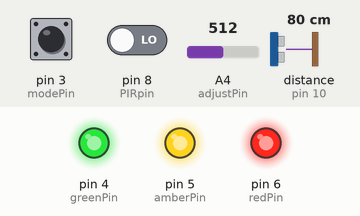
This sketch was run on a simulated Arduino Uno, built with avr-gcc and run on an emulated ATmega328P. Parts: output pins drawn as LEDs (lit = HIGH). The inputs (shaded band) are chosen by the test bench; at power-on: pin 8 (PIRpin) LOW, pin 3 (modePin) HIGH, A4 (adjustPin) = 512, distance to the obstacle (sensor on pin 10) 80 cm. The echo pulse lasts 58.3 µs per cm; pins used as bus, display or sensor lines are not drawn.

Above: at 6.2 s.
6.3 s: pin 8 (PIRpin) driven HIGH
At 7.5 s:
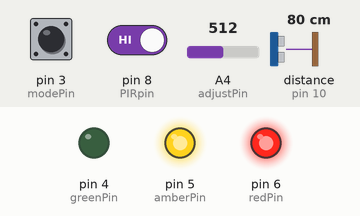
7.8 s: pin 3 (modePin) pulled LOW for 0.15 s
At 7.95 s:
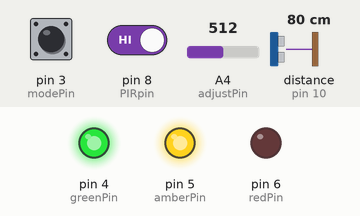
9.6 s: pin 3 (modePin) pulled LOW for 3.2 s
At 28.7 s:
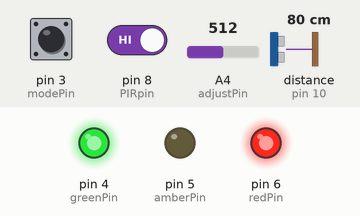
Timing chart, 0 to 59.4 s (numbered marks = the images above; inputs shaded):
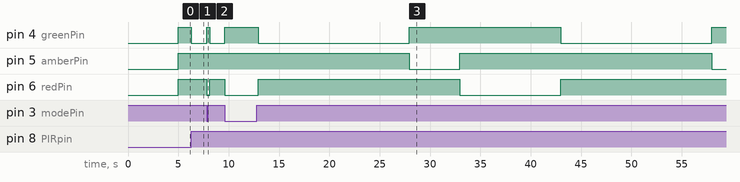

Measured:
- after the input at 6.3 s, pin 4 (greenPin): HIGH → LOW at once
- after the input at 7.8 s, pin 4 (greenPin): LOW → HIGH at once, → LOW 0.30 s later; pin 6 (redPin): HIGH → LOW at once, → HIGH 0.30 s later

The sketch:

Traffic_Light.ino
```cpp
#include <Ultrasonic.h>

#define modePin       3
#define greenPin      4
#define amberPin      5
#define redPin        6
#define PIRpin        8
#define sensorTrig    9
#define sensorEcho    10
#define powerPin      15  //Analog 1
#define adjustPin     A4
//#define groundPin     19

Ultrasonic ultrasonic(sensorTrig, sensorEcho); // (Trig PIN,Echo PIN)

int delayTime = 300;
int PIRstatus = 0;
int distance = 0;
int modeStatus = 1;
int adjustVal = 0;
int x = 0;
int deadZone = 2;
unsigned long currentMillis = 0;
unsigned long previousMillis = 0;

void modeSelect() {
  if (digitalRead(modePin) == LOW){
    modeStatus = 1;
  }
  else {
    modeStatus = 2;
  }
}

void setup() {
  pinMode(powerPin, OUTPUT);
  pinMode(greenPin, OUTPUT);
  pinMode(amberPin, OUTPUT);
  pinMode(redPin, OUTPUT);
  pinMode(PIRpin, INPUT);
  pinMode(sensorTrig, OUTPUT);
  pinMode(sensorEcho, INPUT);
  pinMode(modePin, INPUT_PULLUP);
  pinMode(adjustPin, INPUT);
  pinMode(powerPin, OUTPUT);
//  pinMode(groundPin, OUTPUT);
  attachInterrupt(1, modeSelect, CHANGE);
  digitalWrite(powerPin, HIGH);
//  digitalWrite(groundPin, LOW);
  digitalWrite(redPin, LOW);
  digitalWrite(amberPin, LOW);
  digitalWrite(greenPin, LOW);
  delay(5000);
  digitalWrite(redPin, HIGH);
  digitalWrite(amberPin, HIGH);
  digitalWrite(greenPin, HIGH);
  previousMillis = 1000;
//  DDRB = DDRB | 0x07;
//  PORTB = PORTB & 0xf8
}

void loop() {
  modeSelect();
  switch (modeStatus){
    case 1:
    PIRstatus = digitalRead(PIRpin);
    if (PIRstatus == HIGH) {
      x = analogRead(adjustPin);
      adjustVal = map(x, 0, 1023, 200, 20);
      distance = ultrasonic.Ranging(CM);
      if (distance > (adjustVal + 30 + deadZone)) {
        digitalWrite(greenPin, LOW);
        digitalWrite(amberPin, HIGH);
        digitalWrite(redPin, HIGH);
      }
      else if ((distance > (adjustVal + deadZone)) && (distance <= (adjustVal + 30 - deadZone))) {
        digitalWrite(amberPin, LOW);
        digitalWrite(greenPin, HIGH);
        digitalWrite(redPin, HIGH);
      }
      else if (distance <= (adjustVal)) {
        digitalWrite(redPin, LOW);
        digitalWrite(amberPin, HIGH);
        digitalWrite(greenPin, HIGH);
      }
      delay(delayTime);
    }
    else {
      digitalWrite(redPin, HIGH);
      digitalWrite(amberPin, HIGH);
      digitalWrite(greenPin, HIGH);
    }
    previousMillis = millis();
    break;
    case 2:
    PIRstatus = digitalRead(PIRpin);
    if (PIRstatus == HIGH) {
      currentMillis = millis();
      if (currentMillis - previousMillis < 15000){
        digitalWrite(greenPin, LOW);  //green ON
        digitalWrite(amberPin, HIGH);
        digitalWrite(redPin, HIGH);
      }
      if ((currentMillis - previousMillis > 15000) && (currentMillis - previousMillis < 20000)) {
        digitalWrite(amberPin, LOW);  //amber ON
        digitalWrite(greenPin, HIGH);
      }
      if ((currentMillis - previousMillis > 20000) && (currentMillis - previousMillis < 30000)) {
        digitalWrite(redPin, LOW);  //red ON
        digitalWrite(amberPin, HIGH);
      }
      if (currentMillis - previousMillis > 30000) {
        digitalWrite(redPin, HIGH);
        previousMillis = millis();
      }
    }
    break;
  }
}
```
